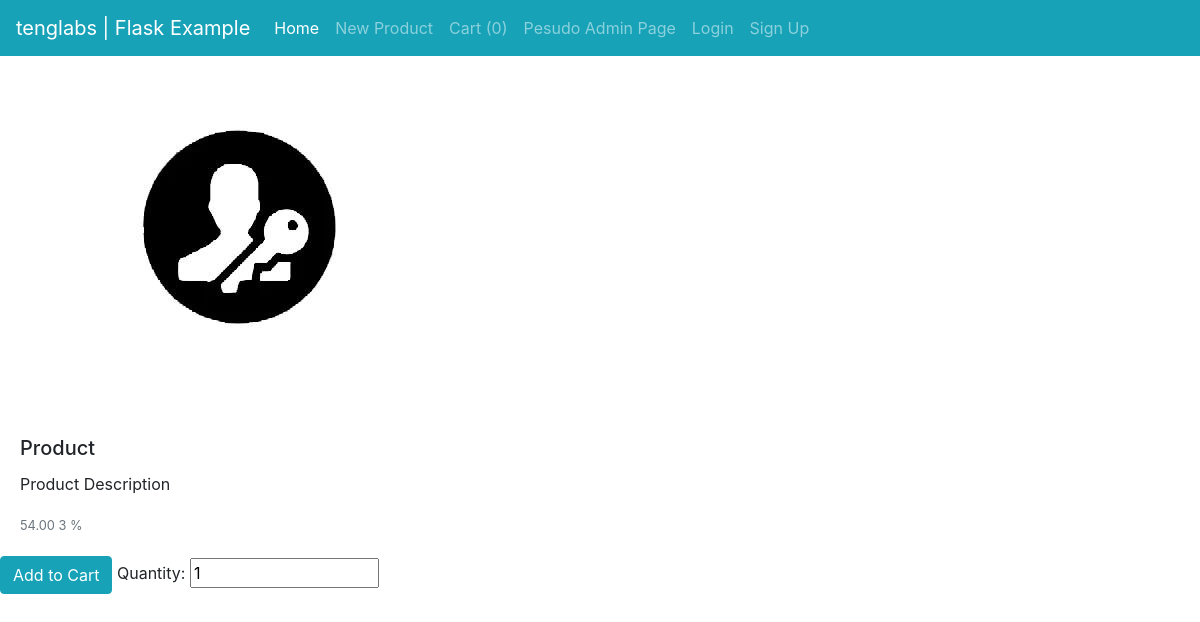
Page /product/1 on the committed database.
### ecommerce/models.py (models this page shows)
class Product(db.Model):
    id = db.Column(db.Integer, primary_key=True)
    title = db.Column(db.String(100), nullable=False)
    image = db.Column(db.String(20), nullable=True, default='product.png')
    description = db.Column(db.Text, nullable=False)
    price = db.Column(db.Numeric(10, 2), nullable=False)
    discount = db.Column(db.Integer, default=0)

### ecommerce/routes.py (the view)
@app.route('/product/<int:product_id>')
def product_detail(product_id):
    product = Product.query.get(product_id)
    return render_template('cart/product_detail.html', title='Detail', product=product)

### ecommerce/templates/cart/product_detail.html (shortened to what this page needs)
{% extends "layout.html" %}
{% block content %}
    <img style="max-width:40rem;  class="card-img-top" src="{{url_for('static',filename='profile_pics/'+product.image)}}" alt="Card image cap">
    <div class="card-body">
      <h5 class="card-title">{{product.title}}</h5>
      <p class="card-text">{{ product.description }}</p>
      <p class="card-text"><small class="text-muted">{{product.price}} {%if product.discount > 0 %} {{product.discount}} % {% endif %}</small></p>
    </div>
<form action="{{url_for('AddCart')}}" method="POST">
    <button type="submit" class="btn btn-info" > Add to Cart </button>
    <label for="">Quantity:</label>
    <input type="number" name="quantity" id="" value="1" min="1" max="131313131313">
</form>
{% endblock content %}

### rows in the picture
Product: image (picture), title "Product", description "Product Description", price "54.00", discount "3"

### other values in the picture
{{ session['Shoppingcart']|length }} "0"
